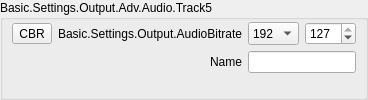
                            <widget class="QGroupBox" name="groupBox_9">
                             <property name="sizePolicy">
                              <sizepolicy hsizetype="Preferred" vsizetype="Preferred">
                               <horstretch>0</horstretch>
                               <verstretch>0</verstretch>
                              </sizepolicy>
                             </property>
                             <property name="title">
                              <string>Basic.Settings.Output.Adv.Audio.Track5</string>
                             </property>
                             <layout class="QFormLayout" name="formLayout_25">
                              <property name="fieldGrowthPolicy">
                               <enum>QFormLayout::AllNonFixedFieldsGrow</enum>
                              </property>
                              <property name="labelAlignment">
                               <set>Qt::AlignRight|Qt::AlignTrailing|Qt::AlignVCenter</set>
                              </property>
                              <property name="leftMargin">
                               <number>9</number>
                              </property>
                              <property name="topMargin">
                               <number>2</number>
                              </property>
                              <property name="rightMargin">
                               <number>9</number>
                              </property>
                              <property name="bottomMargin">
                               <number>9</number>
                              </property>
                              <item row="0" column="0">
                               <widget class="QWidget" name="advOutTrack5BitrateModeWidget" native="false">
                                <layout class="QHBoxLayout" name="advOutTrack5BitrateModeLayout">
                                 <property name="leftMargin">
                                  <number>0</number>
                                 </property>
                                 <property name="topMargin">
                                  <number>0</number>
                                 </property>
                                 <property name="rightMargin">
                                  <number>0</number>
                                 </property>
                                 <property name="bottomMargin">
                                  <number>0</number>
                                 </property>
                                 <item>
                                  <widget class="QToolButton" name="advOutTrack5BitrateMode">
                                   <property name="text">
                                    <string>CBR</string>
                                   </property>
                                   <property name="checkable">
                                    <bool>true</bool>
                                   </property>
                                   <property name="checked">
                                    <bool>false</bool>
                                   </property>
                                   <property name="toolButtonStyle">
                                    <enum>Qt::ToolButtonTextOnly</enum>
                                   </property>
                                  </widget>
                                 </item>
                                 <item>
                               <widget class="QLabel" name="advOutTrack5BitrateLabel">
                                <property name="minimumSize">
                                 <size>
                                  <width>170</width>
                                  <height>0</height>
                                 </size>
                                </property>
                                <property name="text">
                                 <string>Basic.Settings.Output.AudioBitrate</string>
                                </property>
                                <property name="alignment">
                                 <set>Qt::AlignRight|Qt::AlignTrailing|Qt::AlignVCenter</set>
                                </property>
                                <property name="buddy">
                                 <cstring>advOutTrack5Bitrate</cstring>
                                </property>
                               </widget>
                                 </item>
                                </layout>
                               </widget>
                              </item>
                              <item row="0" column="1">
                               <widget class="QWidget" name="advOutTrack5BitrateFieldWidget" native="false">
                                <layout class="QHBoxLayout" name="advOutTrack5BitrateFieldLayout">
                                 <property name="leftMargin">
                                  <number>0</number>
                                 </property>
                                 <property name="topMargin">
                                  <number>0</number>
                                 </property>
                                 <property name="rightMargin">
                                  <number>0</number>
                                 </property>
                                 <property name="bottomMargin">
                                  <number>0</number>
                                 </property>
                                 <item>
                               <widget class="QComboBox" name="advOutTrack5Bitrate">
                                <property name="sizePolicy">
                                 <sizepolicy hsizetype="Preferred" vsizetype="Preferred">
                                  <horstretch>0</horstretch>
                                  <verstretch>0</verstretch>
                                 </sizepolicy>
                                </property>
                                <property name="currentIndex">
                                 <number>8</number>
                                </property>
                                <item>
                                 <property name="text">
                                  <string>32</string>
                                 </property>
                                </item>
                                <item>
                                 <property name="text">
                                  <string>48</string>
                                 </property>
                                </item>
                                <item>
                                 <property name="text">
                                  <string>64</string>
                                 </property>
                                </item>
                                <item>
                                 <property name="text">
                                  <string>80</string>
                                 </property>
                                </item>
                                <item>
                                 <property name="text">
                                  <string>96</string>
                                 </property>
                                </item>
                                <item>
                                 <property name="text">
                                  <string>112</string>
                                 </property>
                                </item>
                                <item>
                                 <property name="text">
                                  <string>128</string>
                                 </property>
                                </item>
                                <item>
                                 <property name="text">
                                  <string>160</string>
                                 </property>
                                </item>
                                <item>
                                 <property name="text">
                                  <string>192</string>
                                 </property>
                                </item>
                                <item>
                                 <property name="text">
                                  <string>256</string>
                                 </property>
                                </item>
                                <item>
                                 <property name="text">
                                  <string>320</string>
                                 </property>
                                </item>
                               </widget>
                                 </item>
                                 <item>
                                  <widget class="QSpinBox" name="advOutTrack5Quality">
                                   <property name="minimum">
                                    <number>0</number>
                                   </property>
                                   <property name="maximum">
                                    <number>127</number>
                                   </property>
                                   <property name="value">
                                    <number>127</number>
                                   </property>
                                  </widget>
                                 </item>
                                </layout>
                               </widget>
                              </item>
                              <item row="1" column="0">
                               <widget class="QLabel" name="label_60">
                                <property name="text">
                                 <string>Name</string>
                                </property>
                                <property name="buddy">
                                 <cstring>advOutTrack5Name</cstring>
                                </property>
                               </widget>
                              </item>
                              <item row="1" column="1">
                               <widget class="QLineEdit" name="advOutTrack5Name">
                                <property name="sizePolicy">
                                 <sizepolicy hsizetype="Expanding" vsizetype="Preferred">
                                  <horstretch>0</horstretch>
                                  <verstretch>0</verstretch>
                                 </sizepolicy>
                                </property>
                               </widget>
                              </item>
                             </layout>
                            </widget>
